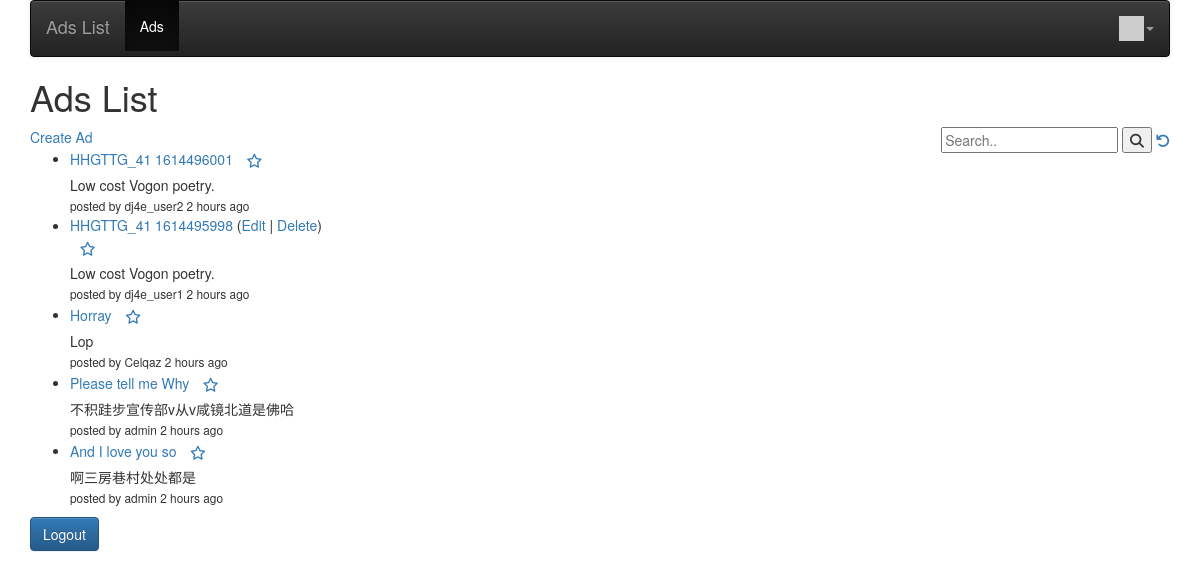
The page / (signed in) on the database as committed earlier.
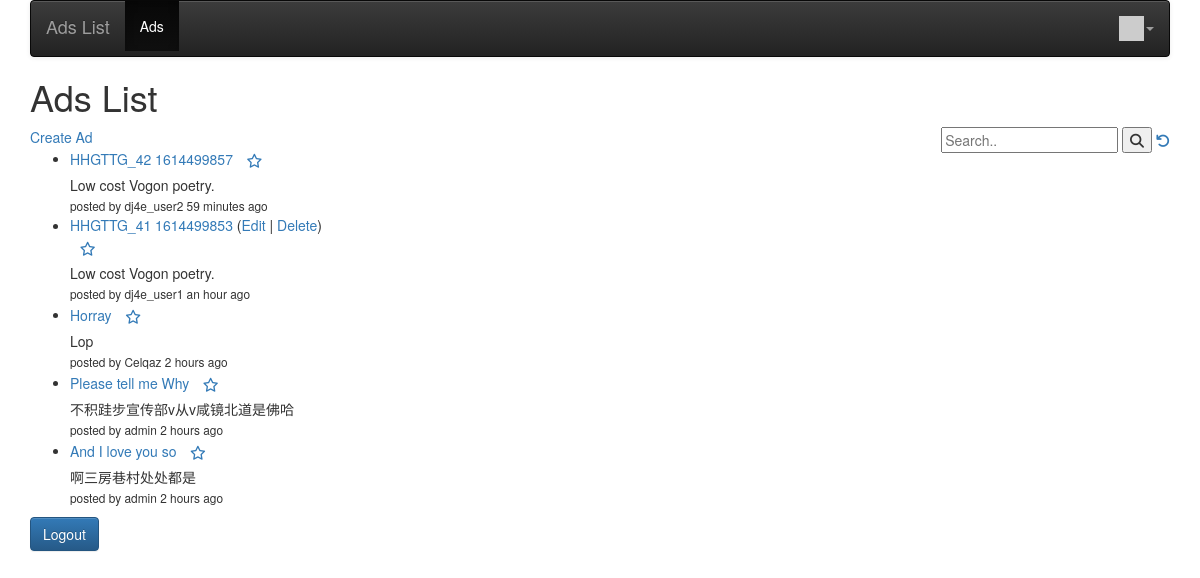
The same page on the database as committed later.
### ads/models.py (models this page shows, shortened)
class Ad(models.Model):
    title = models.CharField(
        max_length=200,
        validators=[MinLengthValidator(2, "Title must be greater than 2 characters")]
    )
    price = models.DecimalField(max_digits=7, decimal_places=2, null=True)
    text = models.TextField()
    created_at = models.DateTimeField(auto_now_add=True)
    updated_at = models.DateTimeField(auto_now=True)
    picture = models.BinaryField(null=True, editable=True)
    content_type = models.CharField(max_length=256, null=True, help_text='The MIMEType of the file')
    favorites = models.ManyToManyField(settings.AUTH_USER_MODEL,
                                       through='Fav', related_name='favorite_ads')
    owner = models.ForeignKey(settings.AUTH_USER_MODEL, on_delete=models.CASCADE)
    comments = models.ManyToManyField(settings.AUTH_USER_MODEL,
                                      through='Comment', related_name='comments_owned')

### ads/views.py (the view)
# urls.py: path('', views.AdListView.as_view(), name='all'),
class AdListView(OwnerListView):
    model = Ad
    template_name = 'ads/index.html'
    def get(self, request):
        strval = request.GET.get("search", False)
        if strval:
            query = Q(title__icontains=strval)
            query.add(Q(text__icontains=strval), Q.OR)
            objects = Ad.objects.filter(query).select_related().order_by('-updated_at')[:10]
        else:
            objects = Ad.objects.all().order_by('-updated_at')[:10]
        for obj in objects:
            obj.natural_updated = naturaltime(obj.updated_at)
        favorites = list()
        if request.user.is_authenticated:
            rows = request.user.favorite_ads.values('id')
            favorites = [row['id'] for row in rows]
        ctx = {'ad_list': objects, 'favorites': favorites, 'search': strval}
        return render(request, self.template_name, ctx)

### ads/templatetags/app_tags.py (called while the page is built)
@register.filter(name='gravatar')
def gravatar(user, size=35):
    email = str(user.email.strip().lower()).encode('utf-8')
    email_hash = md5(email).hexdigest()
    url = "//www.gravatar.com/avatar/{0}?s={1}&d=identicon&r=PG"
    return url.format(email_hash, size)

### home/context_processors.py (called while the page is built)
def settings(request):
    return {
        'settings': django_settings,
    }

### ads/templates/ads/index.html (shortened to what this page needs)
{% extends "base_menu.html" %}
{% load static %}
{% block content %}
    <h1>Ads List</h1>
    <a href="{% url 'ads:ad_create' %}">Create Ad</a>
    <div style="float:right">
        <form>
            <input type="text" placeholder="Search.." name="search"
            >
            <button type="submit"><i class="fa fa-search"></i></button>
            <a href="{% url 'ads:all' %}"><i class="fa fa-undo"></i></a>
        </form>
    </div>
    {% if ad_list %}
        <ul>
            {% for ad in ad_list %}
                <li>
                    <a href="{% url 'ads:ad_detail' ad.id %}">{{ ad.title }}</a>
                    {% if ad.owner == user %}
                        (<a href="{% url 'ads:ad_update' ad.id %}">Edit</a> |
                        <a href="{% url 'ads:ad_delete' ad.id %}">Delete</a>)
                        <br/>
                    {% endif %}
                    {% if user.is_authenticated %}
                        <a href="#" onclick=
                                "favPost('{% url 'ads:ad_favorite' ad.id %}', {{ ad.id }} );return false;"
                           id="unfavorite_star_{{ ad.id }}">
        <span class="fa-stack" style="vertical-align: middle;">
        <i class="fa fa-star-o fa-stack-1x"></i>
        </span>
                        </a>
                    {% endif %}
                </li>
                <div style="left:10px">
                    {% if ad.text|length < 100 %}
                        {{ ad.text }}
                    {% else %}
                        {{ ad.text|slice:"0:99" }}
                        <a href="{% url 'well:post_detail'  post.id %}">...</a>
                    {% endif %}
                </div>
                <small>
                    {% if ad.owner.username %}
                        posted by {{ ad.owner.username }}
                    {% endif %}
                    {{ ad.natural_updated }}
                </small>
            {% endfor %}
        </ul>
    {% else %}
        <p>There are no ads in the library.</p>
    {% endif %}
    <form method="post" action="{% url 'logout' %}">
        <input type="submit" class="btn btn-primary" value="Logout"/>
    </form>
{% endblock %}

### home/templates/base_menu.html (shortened to what this page needs)
{% extends "base_bootstrap.html" %}
{% load app_tags %}
{% block navbar %}
    <nav class="navbar navbar-default navbar-inverse">
        <div class="container-fluid">
            <div class="navbar-header">
                <a class="navbar-brand" href="/">{{ settings.APP_NAME }}</a>
            </div>
            <ul class="nav navbar-nav">
                {% url 'ads:all' as ads %}
                <li {% if request.get_full_path == ads %}class="active"{% endif %}>
                    <a href="{% url 'ads:all' %}">Ads</a></li>
            </ul>
            <ul class="nav navbar-nav navbar-right">
                {% if user.is_authenticated %}
                    <li class="dropdown">
                        <a href="#" data-toggle="dropdown" class="dropdown-toggle">
                            <img style="width: 25px;" src="{{ user|gravatar:60 }}"/><b class="caret"></b></a>
                    </li>
                {% else %}
                    <li><a href="{% url 'login' %}?next={% url 'ads:all' %}">Login</a></li>
                {% endif %}
            </ul>
        </div>
    </nav>
{% endblock %}

### home/templates/base_bootstrap.html (shortened to what this page needs)
<!DOCTYPE html>
<html>
<head>
    {% load static %}
    <link rel="stylesheet" href="https://cdn.jsdelivr.net/npm/bootstrap@3.3.7/dist/css/bootstrap.min.css"
>
    <link rel="stylesheet" href="https://cdn.jsdelivr.net/npm/bootstrap@3.3.7/dist/css/bootstrap-theme.min.css"
>
</head>
<body>
<div class="container">
    {% block navbar %} {% endblock %}
    {% block content %}
    {% endblock %}
</div>
</body>
</html>

Rows that differ between the two databases and show on the page:
removed Ad: title "HHGTTG_41 1614496001", text "Low cost Vogon poetry.", owner.username "dj4e_user2", natural_updated "2 hours ago"
removed Ad: title "HHGTTG_41 1614495998", shows "Edit", text "Low cost Vogon poetry.", owner.username "dj4e_user1", natural_updated "2 hours ago"
added Ad: title "HHGTTG_42 1614499857", text "Low cost Vogon poetry.", owner.username "dj4e_user2", natural_updated "59 minutes ago"
added Ad: title "HHGTTG_41 1614499853", shows "Edit", text "Low cost Vogon poetry.", owner.username "dj4e_user1", natural_updated "an hour ago"
